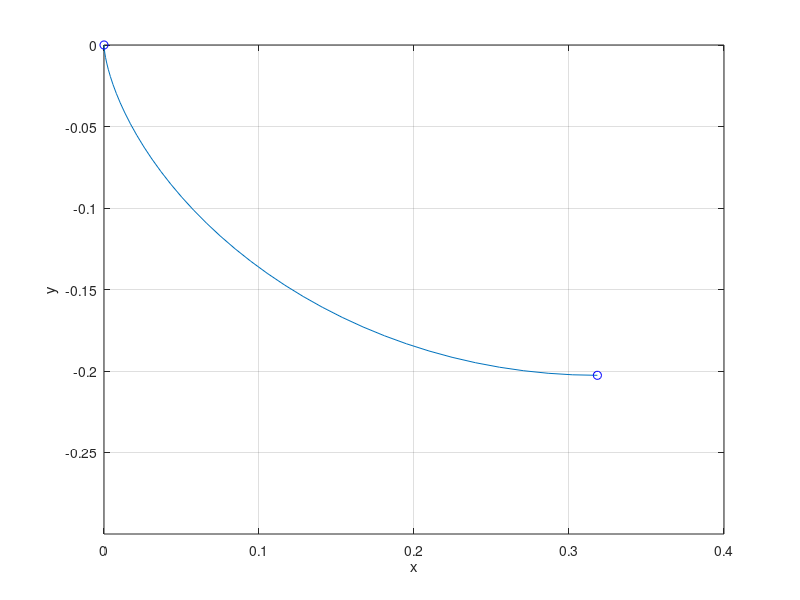

Here is the MATLAB script that generated this plot:
% Script p2_3_1.m; VDP for max range with gravity; plots from
% analytical soln.;                            10/96, 6/27/02
%
N=40; ga=(pi/2)*[1:-1/N:0]; alo=pi/4; al=ga/2; un=ones(1,N+1);
x=(4/pi^2)*((alo*un-al)-(1/4)*sin(2*ga)); N1=N+1; 
y=(2/pi^2)*(cos(ga)).^2; t=(4/pi)*(alo*un-al);
%
figure(1); clf; plot(x,-y,x(N1),-y(N1),'bo',0,0,'bo'); grid
axis([0 .4 -.3 0]); xlabel('x'); ylabel('y')
	
